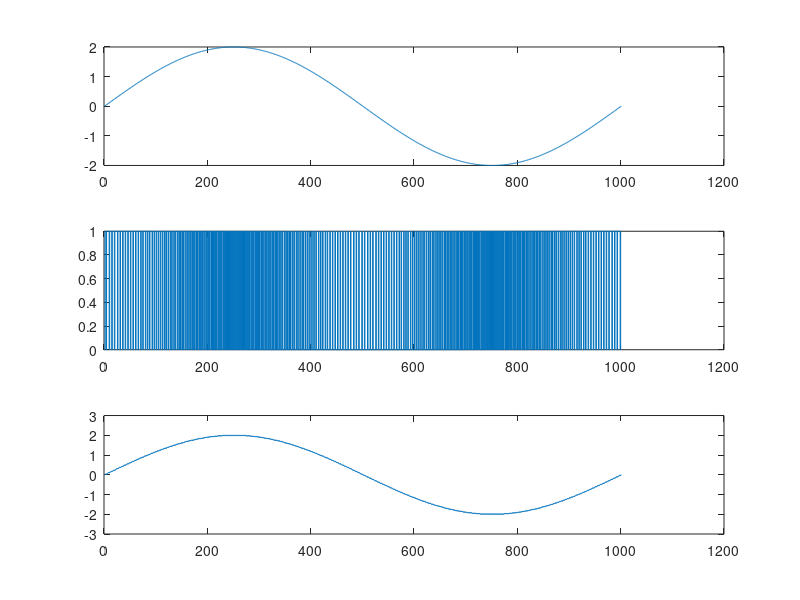

MATLAB code to generate this figure:
clc;
clear all;

t=0:.001:1;
x=2*sin(2*pi*t);
del=.02;
%input('Enter delta');
xn=0;
d=0;
for i=2:length(x)
    if(x(i)>xn(i-1))
        xn(i)=xn(i-1)+del;
        d(i)=1;
    else
        xn(i)=xn(i-1)-del;
        d(i)=0;
    end
end
subplot(311);
plot(x);
subplot(312);
stairs(d);
subplot(313)
stairs(xn);
    
